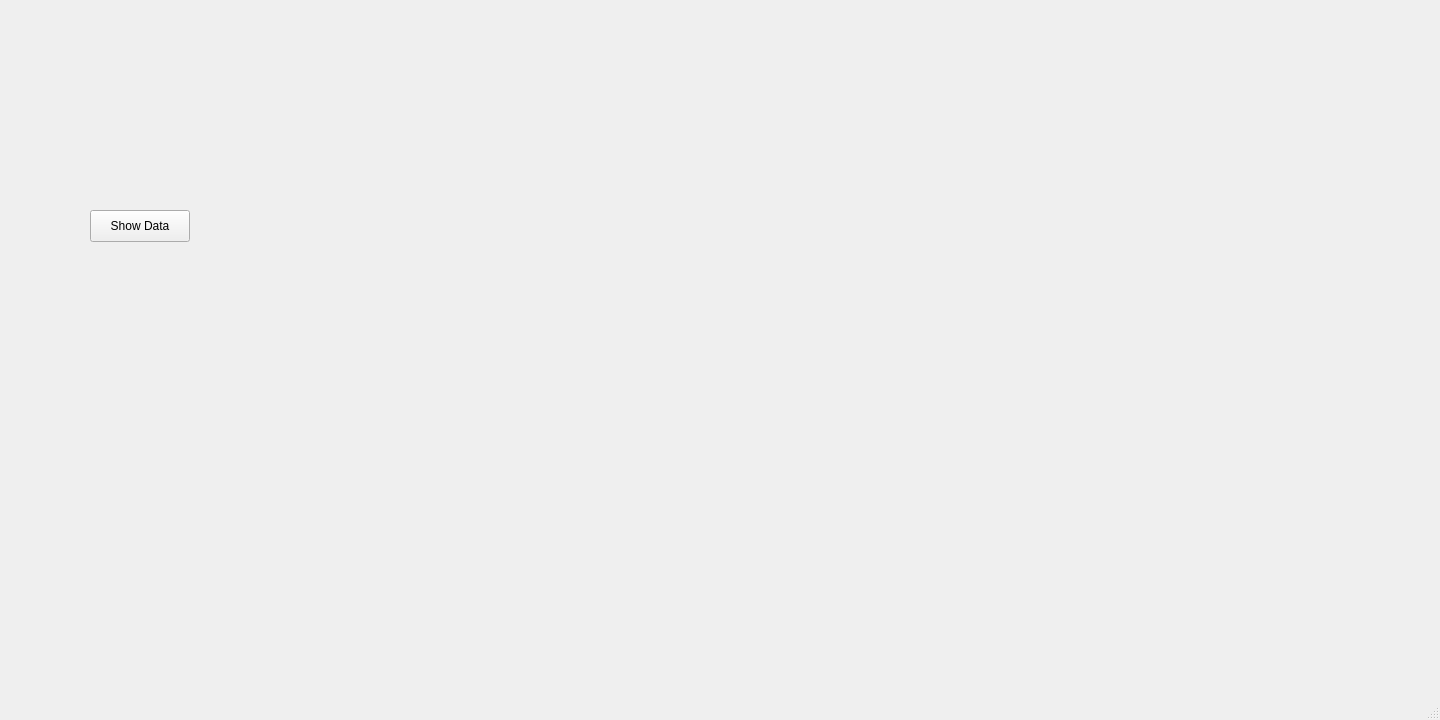
<?xml version="1.0" encoding="UTF-8"?>
<ui version="4.0">
 <class>MainWindow</class>
 <widget class="QMainWindow" name="MainWindow">
  <property name="geometry">
   <rect>
    <x>0</x>
    <y>0</y>
    <width>1440</width>
    <height>720</height>
   </rect>
  </property>
  <property name="windowTitle">
   <string>MainWindow</string>
  </property>
  <widget class="QWidget" name="centralwidget">
   <widget class="QLabel" name="label_sat">
    <property name="geometry">
     <rect>
      <x>760</x>
      <y>300</y>
      <width>231</width>
      <height>81</height>
     </rect>
    </property>
    <property name="sizePolicy">
     <sizepolicy hsizetype="Expanding" vsizetype="Expanding">
      <horstretch>0</horstretch>
      <verstretch>0</verstretch>
     </sizepolicy>
    </property>
    <property name="text">
     <string/>
    </property>
   </widget>
   <widget class="QLabel" name="label_map">
    <property name="geometry">
     <rect>
      <x>0</x>
      <y>-20</y>
      <width>1440</width>
      <height>720</height>
     </rect>
    </property>
    <property name="sizePolicy">
     <sizepolicy hsizetype="Expanding" vsizetype="Expanding">
      <horstretch>0</horstretch>
      <verstretch>0</verstretch>
     </sizepolicy>
    </property>
    <property name="text">
     <string/>
    </property>
   </widget>
   <widget class="QPushButton" name="pushButton">
    <property name="geometry">
     <rect>
      <x>90</x>
      <y>210</y>
      <width>100</width>
      <height>32</height>
     </rect>
    </property>
    <property name="text">
     <string>Show Data</string>
    </property>
   </widget>
   <zorder>label_map</zorder>
   <zorder>pushButton</zorder>
   <zorder>label_sat</zorder>
  </widget>
  <widget class="QMenuBar" name="menubar">
   <property name="geometry">
    <rect>
     <x>0</x>
     <y>0</y>
     <width>1440</width>
     <height>24</height>
    </rect>
   </property>
  </widget>
  <widget class="QStatusBar" name="statusbar"/>
 </widget>
 <resources/>
 <connections/>
</ui>
